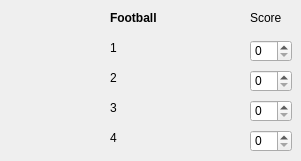
        <widget class="QWidget" name="form_football">
         <widget class="QLabel" name="football_form_label">
          <property name="geometry">
           <rect>
            <x>110</x>
            <y>10</y>
            <width>91</width>
            <height>16</height>
           </rect>
          </property>
          <property name="font">
           <font>
            <weight>75</weight>
            <bold>true</bold>
           </font>
          </property>
          <property name="text">
           <string>Football</string>
          </property>
         </widget>
         <widget class="QSpinBox" name="football_spin_4">
          <property name="geometry">
           <rect>
            <x>250</x>
            <y>130</y>
            <width>42</width>
            <height>22</height>
           </rect>
          </property>
         </widget>
         <widget class="QSpinBox" name="football_spin_2">
          <property name="geometry">
           <rect>
            <x>250</x>
            <y>70</y>
            <width>42</width>
            <height>22</height>
           </rect>
          </property>
         </widget>
         <widget class="QLabel" name="football_score_label">
          <property name="geometry">
           <rect>
            <x>250</x>
            <y>10</y>
            <width>41</width>
            <height>16</height>
           </rect>
          </property>
          <property name="styleSheet">
           <string notr="true"/>
          </property>
          <property name="text">
           <string>Score</string>
          </property>
         </widget>
         <widget class="QSpinBox" name="football_spin_3">
          <property name="geometry">
           <rect>
            <x>250</x>
            <y>100</y>
            <width>42</width>
            <height>22</height>
           </rect>
          </property>
         </widget>
         <widget class="QLabel" name="football_label_2">
          <property name="geometry">
           <rect>
            <x>110</x>
            <y>70</y>
            <width>121</width>
            <height>16</height>
           </rect>
          </property>
          <property name="styleSheet">
           <string notr="true"/>
          </property>
          <property name="text">
           <string>2</string>
          </property>
         </widget>
         <widget class="QLabel" name="football_label_3">
          <property name="geometry">
           <rect>
            <x>110</x>
            <y>100</y>
            <width>121</width>
            <height>16</height>
           </rect>
          </property>
          <property name="styleSheet">
           <string notr="true"/>
          </property>
          <property name="text">
           <string>3</string>
          </property>
         </widget>
         <widget class="QLabel" name="football_label_1">
          <property name="geometry">
           <rect>
            <x>110</x>
            <y>40</y>
            <width>121</width>
            <height>16</height>
           </rect>
          </property>
          <property name="styleSheet">
           <string notr="true"/>
          </property>
          <property name="text">
           <string>1</string>
          </property>
         </widget>
         <widget class="QLabel" name="football_label_4">
          <property name="geometry">
           <rect>
            <x>110</x>
            <y>130</y>
            <width>121</width>
            <height>16</height>
           </rect>
          </property>
          <property name="styleSheet">
           <string notr="true"/>
          </property>
          <property name="text">
           <string>4</string>
          </property>
         </widget>
         <widget class="QSpinBox" name="football_spin_1">
          <property name="geometry">
           <rect>
            <x>250</x>
            <y>40</y>
            <width>42</width>
            <height>22</height>
           </rect>
          </property>
         </widget>
        </widget>
